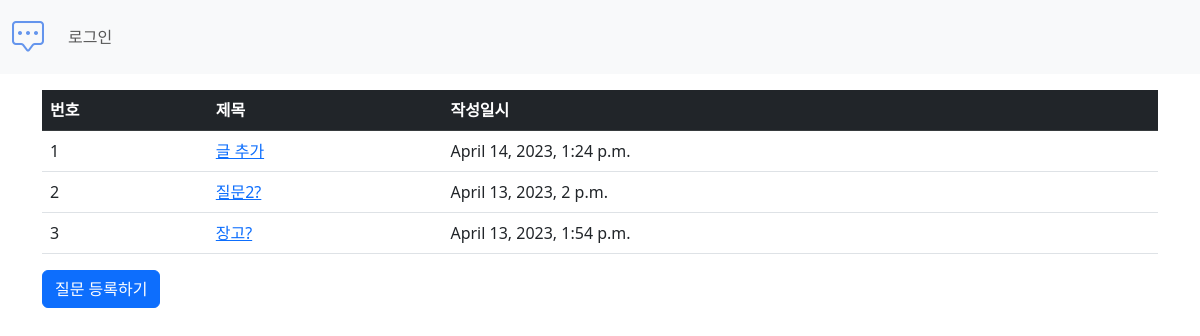
The page /myboard/ on the database its author committed.
### myboard/models.py (models this page shows, shortened)
class Question(models.Model):
    subject = models.CharField(max_length=200)
    content = models.TextField()
    create_date = models.DateTimeField()
    modify_date = models.DateTimeField(null=True, blank=True)

### myboard/views.py (the view)
# urls.py: path('', views.index, name='index'),
def index(request):
    question_list = Question.objects.order_by('-create_date')
    context = {'question_list': question_list}
    return render(request, 'myboard/question_list.html', context)

### templates/myboard/question_list.html
{% extends 'base.html' %}
{% block content %}
<div class="container my-3">
    <table class="table">
        <thead>
            <tr class="table-dark">
                <th>번호</th>
                <th>제목</th>
                <th>작성일시</th>
            </tr>
        </thead>
        <tbody>
            {% if question_list %}
            {% for question in question_list %}
            <tr>
                <td>{{ forloop.counter }}</td>
                <td>
                    <a href="{% url 'myboard:detail' question.id %}">{{ question.subject }}</a>
                </td>
                <td>{{ question.create_date }}</td>
            </tr>
            {% endfor %}
            {% else %}
            <tr>
                <td colspan="3">질문이 없습니다.</td>
            </tr>
            {% endif %}
        </tbody>
    </table>
    <a href="{% url 'myboard:question_create' %}" class="btn btn-primary">질문 등록하기</a>
</div>
{% endblock %}

### rows shown on the page
Question: subject "글 추가", create_date "April 14, 2023, 1:24 p.m."
Question: subject "질문2?", create_date "April 13, 2023, 2 p.m."
Question: subject "장고?", create_date "April 13, 2023, 1:54 p.m."
